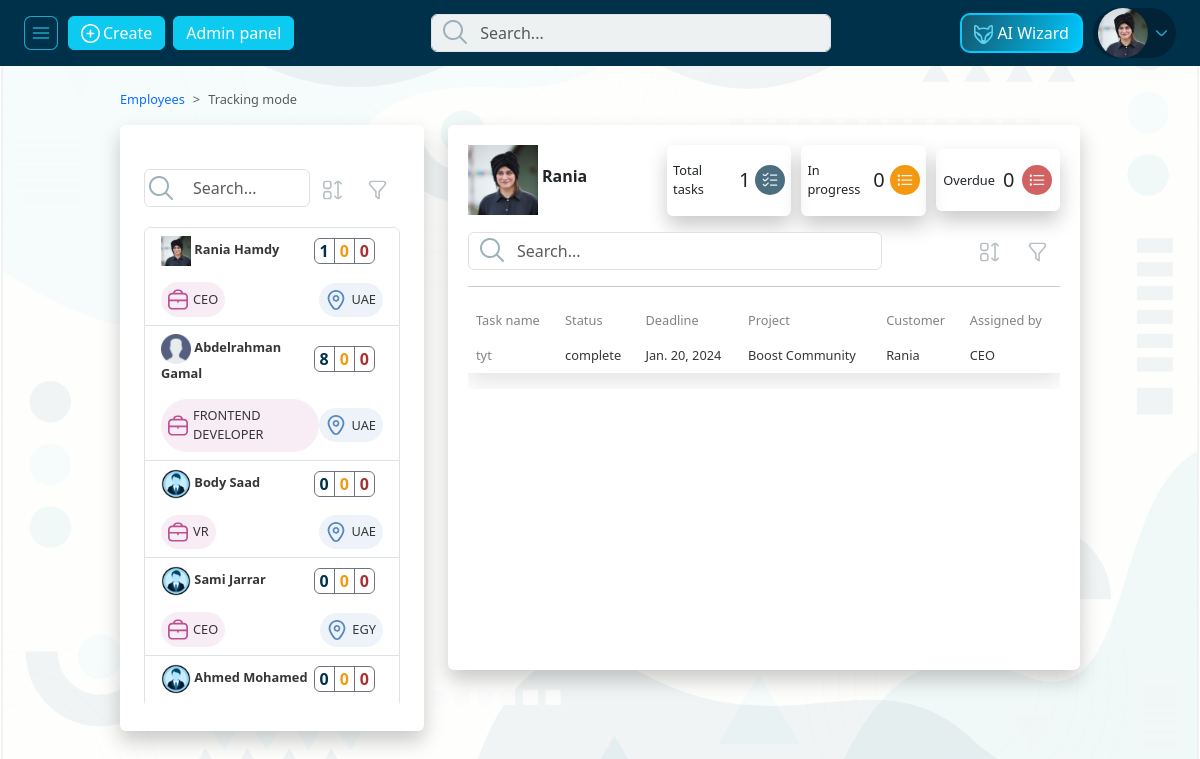
/employees/tracking/1 (signed in), run on the app's committed database.
### pages/models.py (models this page shows, shortened)
class Employee(models.Model):
    EmployeeID = models.AutoField(primary_key=True)
    FirstName = models.CharField(max_length=255)
    LastName = models.CharField(max_length=255)
    Email = models.EmailField()
    Phone = models.CharField(max_length=20)
    Department = models.ForeignKey(
        Department, on_delete=models.SET_NULL, null=True)
    JobTitle = models.ForeignKey(
        JobTitle, on_delete=models.SET_NULL, null=True)
    HireDate = models.DateField(default=datetime.today())
    user = models.OneToOneField(
        User, on_delete=models.CASCADE, null=True, default=None)
    EmployeePhoto = models.ImageField(
        upload_to='employee_photos/', default='employee_photos/default-employee.webp', null=True, blank=True)
    Location = models.CharField(max_length=50, null=True)
    PerHour = models.CharField(max_length=10, null=True)
    EmployeeTarget = models.IntegerField(max_length=10, null=True, blank=True)
    MinTarget = models.IntegerField(max_length=3, null=True, blank=True)

class JobTitle(models.Model):
    JobTitleID = models.AutoField(primary_key=True)
    JobTitleName = models.CharField(max_length=255)
    Responsibilities = models.TextField()
    Qualifications = models.TextField()
    def __str__(self):
        return self.JobTitleName

class Task(models.Model):
    TaskID = models.AutoField(primary_key=True)
    Employee = models.ForeignKey(Employee, on_delete=models.CASCADE)
    Status = models.ForeignKey(
        Status, on_delete=models.CASCADE, null=True, default=2)
    TaskName = models.CharField(max_length=255)
    Description = models.TextField(default="default description", null=True)
    Deadline = models.DateField(default=datetime.today(), null=True)
    TaskDuration = models.IntegerField(default=1, null=True)
    TaskPriority = models.CharField(max_length=10, default='normal', null=True)

class Status(models.Model):
    StatusID = models.AutoField(primary_key=True)
    StatusName = models.CharField(max_length=255)
    StatusDescription = models.TextField()
    def __str__(self):
        return self.StatusName

### pages/views.py (the view)
# urls.py: path('employees/tracking/<int:id>', views.employees_tracking_detail,
@login_required
def employees_tracking_detail(request, id):
    employee = get_object_or_404(Employee, user=request.user)
    selected_employee = Employee.objects.get(pk=id)
    completed_tasks = Task.objects.filter(Employee=selected_employee, Status=1)
    overdue_tasks = Task.objects.filter(Employee=selected_employee, Status=3)
    inprogress_tasks = Task.objects.filter(
        Employee=selected_employee, Status=2)
    inprogress_tasks_all = Task.objects.filter(Status=2)
    if 'qe' in request.GET:
        qe = request.GET['qe']
        employee_list = Employee.objects.filter(
            Q(FirstName__icontains=qe) | Q(LastName__icontains=qe))
    else:
        employee_list = Employee.objects.all()
    context = {
        'employee': employee,
        'selected_employee': selected_employee,
        'employees': employee_list,
        'id': id,
        'completed_tasks': completed_tasks,
        'inprogress_tasks': inprogress_tasks,
        'overdue_tasks': overdue_tasks,
        'inprogress_tasks_all': inprogress_tasks_all,
    }
    return render(request, 'pages/task_tracking_detail.html', context)

### templates/pages/task_tracking_detail.html (shortened to what this page needs)
{% extends 'base_custom.html' %}
{% load static %}
{% block style %}
<link rel="stylesheet" href="{% static 'front-end-static/css/bootstrap.min.css' %}">
<link rel="stylesheet" href="{% static 'front-end-static/css/style.min.css' %}">
{% endblock style %}
{% block content %}
{% include 'parts/navbar.html' %}
<div class="row m-0">
    <div class="col-9 tracking_content mt-4 offset_left" id="side_content">
        <div style="--bs-breadcrumb-divider: '>';" aria-label="breadcrumb">
            <ol class="breadcrumb">
                <li class="breadcrumb-item"><a href="#" class="link-underline link-underline-opacity-0">Employees</a>
                </li>
                <li class="breadcrumb-item active" aria-current="page">Tracking mode</li>
            </ol>
        </div>
        <div class="row">
            <div class="col-4">
                <div class="persons rounded-2" style="padding: 24px;">
                    <div>
                        <div class="d-flex align-items-center justify-content-between">
                            <div class="search_container">
                                <form>
                                    <input type="text" name="qe" class="form-control" placeholder="Search...">
                                </form>
                            </div>
                            <button type="button" class="btn ">
                                <img src="{% static 'front-end-static/images/icons/table/sort.svg' %}" class="icon"
                                    alt="icon">
                            </button>
                            <button type="button" class="btn ">
                                <img src="{% static 'front-end-static/images/icons/table/filter.svg' %}" class="icon"
                                    alt="icon">
                            </button>
                        </div>
                    </div>
                    <ul class="list-group">
                        {% for emp in employees %}
                        <li class="list-group-item
                            {% if id == selected_employee.pk%}
                            {% endif %}
                               employeesList ">
                            <a href="{% url 'employees-tracking' %}/{{emp.EmployeeID}} " style="text-decoration: none;">
                                <div class="d-flex justify-content-between align-items-center mb-3">
                                    <div>
                                        <img src="{{emp.EmployeePhoto.url}}" class="emp_image" alt="employee">
                                        <span class="fw-bold">{{emp.FirstName|title}} {{emp.LastName|title}}</span>
                                    </div>
                                    <div class="btn-group me-2" role="group" aria-label="First group">
                                        <button type="button" class="btn fw-bold total btn-outline-secondary">
                                            {{emp.task_set.count}}
                                        </button>
                                        <button type="button"
                                            class="btn fw-bold in_progress btn-outline-secondary">0</button>
                                        <button type="button"
                                            class="btn fw-bold overdue btn-outline-secondary">0</button>
                                    </div>
                                </div>
                                <div class="d-flex justify-content-between align-items-center">
                                    <div class="job_container rounded-pill d-flex align-items-center">
                                        <img src="{% static 'front-end-static/images/icons/job.svg' %}" alt="Job icon">
                                        <span>{{emp.JobTitle|upper}}</span>
                                    </div>
                                    <div class="location_container rounded-pill d-flex align-items-center">
                                        <img src="{% static 'front-end-static/images/icons/location.svg' %}"
                                            alt="location icon">
                                        <span>{{emp.Location|upper}}</span>
                                    </div>
                                </div>
                            </a>
                        </li>
                        {% endfor %}
                    </ul>
                </div>
            </div>
            <div class="col-8">
                <div class="data rounded-2" style="min-height: 544.5px;">
                    <div class="data_head d-flex align-items-center">
                        <div class="employee d-inline-flex align-items-center me-2 flex-grow-1">
                            <img src="{{selected_employee.EmployeePhoto.url}}" class="emp_image" alt="employee">
                            <h6 class="fw-bold ms-1">{{selected_employee.FirstName}}</h6>
                        </div>
                        <div class="task_card justify-content-around d-inline-flex align-items-center rounded-2">
                            <span>Total tasks</span>
                            <h5>{{selected_employee.task_set.all.count}}</h5>
                            <img src="{% static 'front-end-static/images/icons/total.svg' %}" alt="icon">
                        </div>
                        <div class="task_card justify-content-around d-inline-flex align-items-center rounded-2">
                            <span>In progress</span>
                            <h5>{{inprogress_tasks.count}}</h5>
                            <img src="{% static 'front-end-static/images/icons/in_progress.svg' %}" alt="icon">
                        </div>
                        <div class="task_card justify-content-around d-inline-flex align-items-center rounded-2">
                            <span>Overdue</span>
                            <h5>{{overdue_tasks.count}}</h5>
                            <img src="{% static 'front-end-static/images/icons/overdue.svg' %}" alt="icon">
                        </div>
                    </div>
                    <div class="d-flex align-items-center justify-content-between mt-3">
                        <div class="search_container">
                            <input type="text" class="form-control" placeholder="Search...">
                        </div>
                        <div>
                            <button type="button" class="btn ">
                                <img src="{% static 'front-end-static/images/icons/table/sort.svg' %}" class="icon"
                                    alt="icon">
                            </button>
                            <button type="button" class="btn ">
                                <img src="{% static 'front-end-static/images/icons/table/filter.svg' %}" class="icon"
                                    alt="icon">
                            </button>
                        </div>
                    </div>
                    <hr>
                    <div class="tasks_data" style="max-height: 50vh; overflow: auto;">
                        {% if selected_employee.task_set.all %}
                        {% for task in selected_employee.task_set.all %}
                        <table class="table table-borderless">
                            <thead>
                                <tr>
                                    <th scope="col">Task name</th>
                                    <th scope="col">Status</th>
                                    <th scope="col">Deadline</th>
                                    <th scope="col">Project</th>
                                    <th scope="col">Customer</th>
                                    <th scope="col">Assigned by</th>
                                </tr>
                            </thead>
                            <tbody>
                                <tr>
                                    <th scope="row">{{task.TaskName|truncatechars:9}} </th>
                                    <td>{{task.Status}}</td>
                                    <td>{{task.Deadline}}</td>
                                    <td>Boost Community</td>
                                    <td>Rania</td>
                                    <td>CEO</td>
                                </tr>
                            </tbody>
                        </table>
                        {% endfor %}
                        {% else %}
                        <h3>No Tasks for {{selected_employee}}</h3>
                        {% endif %}
                    </div>
                </div>
            </div>
        </div>
    </div>
</div>
{% endblock content %}

### templates/parts/navbar.html (shortened to what this page needs)
{% load static %}
<nav class="navbar site_nav">
    <div class="d-flex justify-content-between w-100 mx-4 align-items-center">
        <div class="d-flex left align-items-center">
            <div id="toggler" class="d-flex align-items-center">
                <img src="{% static 'front-end-static/images/icons/nav_btn.svg' %}" class="toggle_icon" alt="nav btn">
            </div>
            <button type="button" class="btn btn-info text-white">
                <img src="{% static 'front-end-static/images/icons/plus.svg' %}" class="icon" alt="plus icon">
                <span>Create</span>
            </button>
            {% if employee.user.is_superuser %}
            <button type="button" class="btn btn-info mx-2 text-white">
                <a style="color: #fff;" href="{% url 'admin:index' %}">Admin panel</a>
            </button>
            {% endif %}
        </div>
        <div class="search_container">
            <form>
                <input type="text" name="q" id="global_nav_search" class="form-control" placeholder="Search...">
            </form>
        </div>
        <div class="d-flex align-items-center">
            <div class="btn ai_btn">
                <a href="{% url 'ai-assistant' %}" style="text-decoration: none;color: white;">
                    <img src="{% static 'front-end-static/images/icons/fox.svg' %}" class="icon" alt="Ai icon">
                    <span>AI Wizard</span>
                </a>
            </div>
            <div class="dropdown d-flex">
                <button class="border-0" type="button" data-bs-toggle="dropdown" aria-expanded="false">
                    {% if employee.EmployeePhoto.url %}
                    <img style="width: 50px;height: 50px;" src="{{ employee.EmployeePhoto.url }}" class="rounded-circle"
                        alt="user">
                    {% endif %}
                    <img src="{% static 'front-end-static/images/icons/arrow_down_light.svg' %}" class="icon"
                        alt="icon">
                </button>
            </div>
        </div>
    </div>
</nav>

### data on the page
Employee: EmployeePhoto (picture), FirstName "Rania", LastName "Hamdy", task_set.count "1", JobTitle "CEO", Location "UAE", task_set.all.count "1"
Employee: EmployeePhoto (picture), FirstName "Abdelrahman", LastName "Gamal", task_set.count "8", JobTitle "FRONTEND DEVELOPER", Location "UAE"
Employee: EmployeePhoto (placeholder picture), FirstName "Body", LastName "Saad", task_set.count "0", JobTitle "VR", Location "UAE"
Employee: EmployeePhoto (placeholder picture), FirstName "Sami", LastName "Jarrar", task_set.count "0", JobTitle "CEO", Location "EGY"
Employee: EmployeePhoto (placeholder picture), FirstName "Ahmed", LastName "Mohamed", task_set.count "0"
Task: TaskName "tyt", Status "complete", Deadline "Jan. 20, 2024"

### other printed values
{{ inprogress_tasks.count }} "0"
{{ overdue_tasks.count }} "0"
